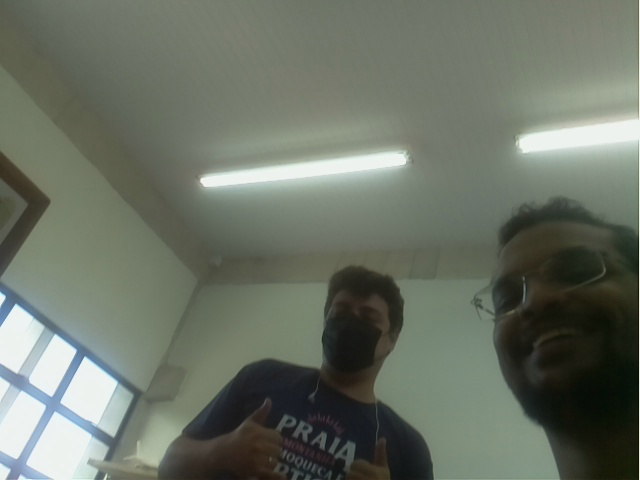
#> input picture image.jpg, 640 x 480 px, given in place of the camera
$ python bar_adjust.py
#> lines starting #> are read from the running program, lines starting #| are printed output that depends on the picture; after the words box and inside, x2 and y2 are one past the last pixel; in counts of white or black regions, pixels touching at a corner belong together
from __future__ import division
import cv2
import numpy as np
import time

def nothing(*arg):
        pass

FRAME_WIDTH = 320
FRAME_HEIGHT = 240

# [6 lines of commented-out code are left out]
icol = (0, 0, 0, 255, 255, 255)   # New start

cv2.namedWindow('colorTest')
# Lower range colour sliders.
cv2.createTrackbar('lowHue', 'colorTest', icol[0], 255, nothing)
#> slider 'lowHue' is set to 51
cv2.createTrackbar('lowSat', 'colorTest', icol[1], 255, nothing)
#> slider 'lowSat' is set to 51
cv2.createTrackbar('lowVal', 'colorTest', icol[2], 255, nothing)
#> slider 'lowVal' is set to 51
# Higher range colour sliders.
cv2.createTrackbar('highHue', 'colorTest', icol[3], 255, nothing)
cv2.createTrackbar('highSat', 'colorTest', icol[4], 255, nothing)
cv2.createTrackbar('highVal', 'colorTest', icol[5], 255, nothing)

# Initialize webcam. Webcam 0 or webcam 1 or ...
vidCapture = cv2.VideoCapture(0)
vidCapture.set(cv2.CAP_PROP_FRAME_WIDTH,FRAME_WIDTH)
vidCapture.set(cv2.CAP_PROP_FRAME_HEIGHT,FRAME_HEIGHT)

while True:
    timeCheck = time.time()
    # Get HSV values from the GUI sliders.
    lowHue = cv2.getTrackbarPos('lowHue', 'colorTest')
    lowSat = cv2.getTrackbarPos('lowSat', 'colorTest')
    lowVal = cv2.getTrackbarPos('lowVal', 'colorTest')
    highHue = cv2.getTrackbarPos('highHue', 'colorTest')
    highSat = cv2.getTrackbarPos('highSat', 'colorTest')
    highVal = cv2.getTrackbarPos('highVal', 'colorTest')

    # Get webcam frame
    _, frame = vidCapture.read()
#> frame is the input picture: shape (480, 640, 3); mean B, G, R 101.6, 113.7, 106.7

    # Show the original image.
    cv2.imshow('frame', frame)

    # Convert the frame to HSV colour model.
    frameHSV = cv2.cvtColor(frame, cv2.COLOR_BGR2HSV)
#> frameHSV: shape (480, 640, 3); mean H, S, V 50.2, 41, 114.7

    # HSV values to define a colour range we want to create a mask from.
    colorLow = np.array([lowHue,lowSat,lowVal])
    colorHigh = np.array([highHue,highSat,highVal])
    mask = cv2.inRange(frameHSV, colorLow, colorHigh)
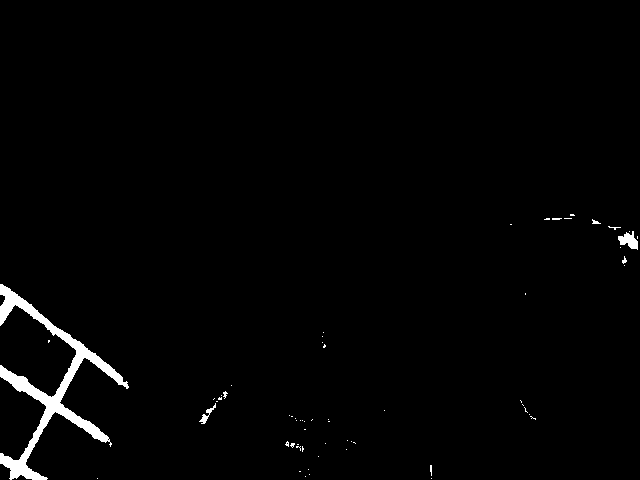
#> mask: shape (480, 640); 1.6% white; 62 white regions (56 under 20 px)
    # Show the first mask
    cv2.imshow('mask-plain', mask)

    contours = cv2.findContours(mask, cv2.RETR_TREE, cv2.CHAIN_APPROX_SIMPLE)[0]
#> contours = 65 contours, 62 with area under 20; largest, box (x1, y1, x2, y2) and area: (0, 284, 129, 480) 3832, (618, 231, 638, 250) 180, (199, 403, 216, 424) 60

    contour_sizes = [(cv2.contourArea(contour), contour) for contour in contours]
#> contour_sizes = 65 items, first 6: (0, [[431, 478]]), (0, [[97, 478]]), (0, [[305, 476]]), (0, [[309, 474]]), (0, [[299, 471], [300, 471]]), (0, [[308, 469]])
    biggest_contour = max(contour_sizes, key=lambda x: x[0])[1]
#> biggest_contour = contour of 514 points, box (x1, y1, x2, y2) (0, 284, 129, 480), area 3832

    #cv2.drawContours(frame, biggest_contour, -1, (0,255,0), 3)

    x,y,w,h = cv2.boundingRect(biggest_contour)
#> x = 0; y = 284; w = 129; h = 196
    cv2.rectangle(frame,(x,y),(x+w,y+h),(0,255,0),2)
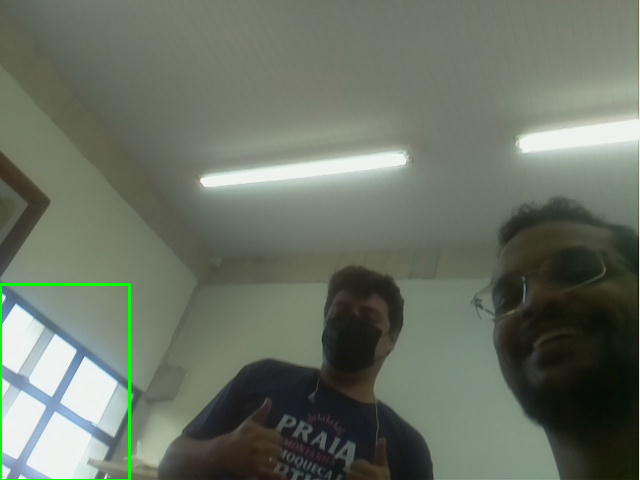
#> frame: shape (480, 640, 3); 0.48% of pixels changed, all inside (x1, y1, x2, y2) = (0, 283, 131, 480)

    # [8 lines of commented-out code are left out]
    cv2.imshow('colorTest', frame)

    k = cv2.waitKey(5) & 0xFF
#> (key Esc is pressed here)
    if k == 27:
        break
    print('fps - ', 1/(time.time() - timeCheck))

cv2.destroyAllWindows()
vidCapture.release()
